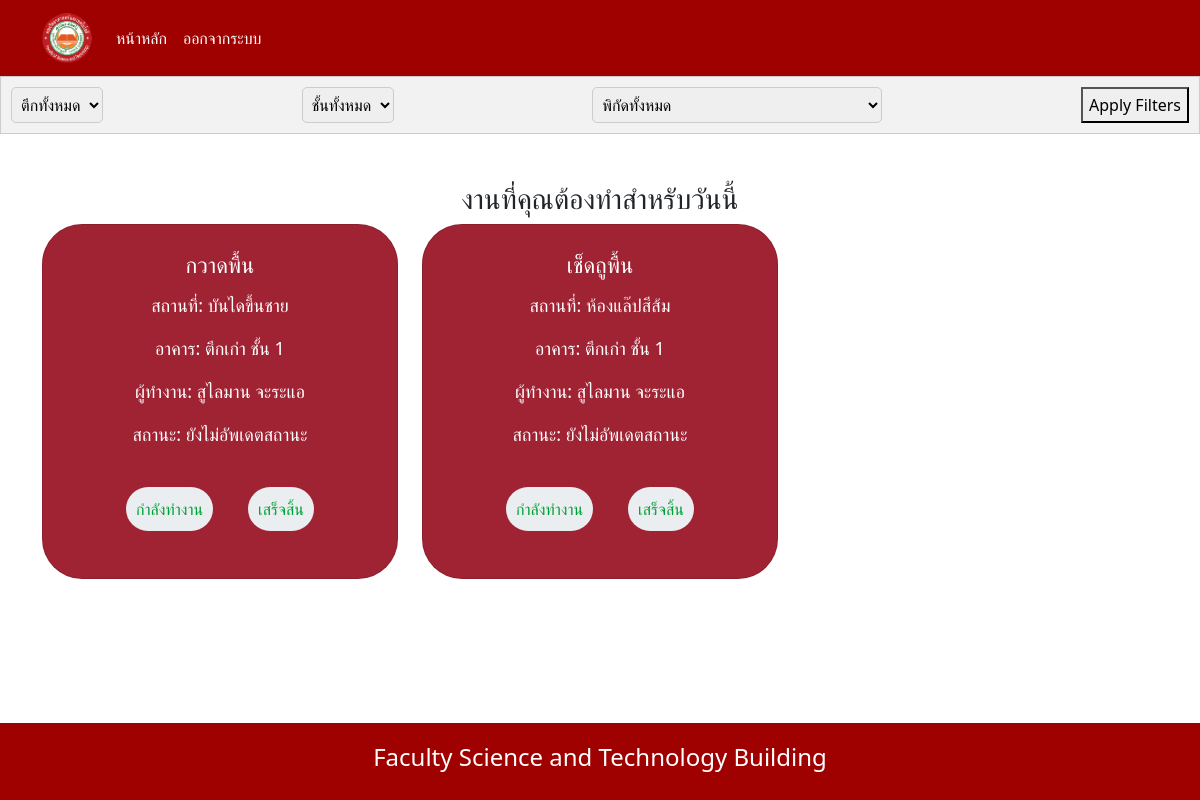
Page /cleaner_works/ (signed in) on the committed database.
### cleanerapp/models.py (models this page shows, shortened)
class Work(models.Model):
    work_name = models.CharField(max_length=100)
    cleaner = models.ForeignKey(Cleaner, on_delete=models.CASCADE)
    room = models.ForeignKey(Room, on_delete=models.CASCADE)
    WEEKDAYS = [
        ('Sunday', 'Sunday'),
        ('Monday', 'Monday'),
        ('Tuesday', 'Tuesday'),
        ('Wednesday', 'Wednesday'),
        ('Thursday', 'Thursday'),
        ('Friday', 'Friday'),
        ('Saturday', 'Saturday'),
    ]
    day = models.CharField(max_length=9, choices=WEEKDAYS)  # Set max_length to accommodate the longest weekday name
    class Meta:
        unique_together = ('work_name', 'cleaner', 'room', 'day')

class Room(models.Model):
    room_name = models.CharField(max_length=100)
    building = models.ForeignKey(Building, on_delete=models.CASCADE)
    floor_num = models.PositiveIntegerField()
    class Meta:
        unique_together = ('room_name', 'building', 'floor_num')

class Building(models.Model):
    name = models.CharField(max_length=100, unique=True)
    total_floors = models.PositiveIntegerField()

class Cleaner(models.Model):
    SEX_CHOICES = [
        ('Male', 'Male'),
        ('Female', 'Female'),
    ]
    profile_image = models.ImageField(upload_to='profile_images/', blank=True, null=True)
    user = models.OneToOneField(User, on_delete=models.CASCADE)
    sex = models.CharField(max_length=10, choices=SEX_CHOICES)

### cleanerapp/views.py (the view, shortened to what this page needs)
# urls.py: path('cleaner_works/', views.cleaner_works, name='cleaner_works'),
@login_required
@cleaner_required
def cleaner_works(request):
    username = request.user.username
    user = get_object_or_404(User, username=username)
    cleaner = get_object_or_404(Cleaner, user=user)
    current_day_of_week = datetime.now().strftime('%A')
    works_data = Work.objects.filter(day=current_day_of_week, cleaner=cleaner)
    building_choices = Building.objects.all()
    floor_choices = Room.objects.values_list('floor_num', flat=True).distinct().order_by('floor_num')
    room_choices = Room.objects.values_list('room_name', flat=True).distinct().order_by('room_name')
    building_query = request.GET.get('building')
    room_query = request.GET.get('room')
    floor_query = request.GET.get('floor')
    if building_query:
        works_data = works_data.filter(room__building__name=building_query)
    if room_query:
        works_data = works_data.filter(room__room_name=room_query)
    if floor_query:
        works_data = works_data.filter(room__floor_num=floor_query)
    context = {
        'works_data': works_data,
        'building_choices': building_choices,
        'floor_choices': floor_choices,
        'room_choices': room_choices
    }
    return render(request, 'cleaner.html', context)

### templates/cleaner.html (shortened to what this page needs)
{% include 'navbar.html' %}
<!DOCTYPE html>
<html lang="en">
<head>
    {% load static %}
    <link rel="stylesheet" href="{% static 'css/cleaner.css' %}">
    <link href="https://cdn.jsdelivr.net/npm/bootstrap@5.0.0-alpha2/dist/css/bootstrap.min.css" rel="stylesheet">
</head>
<body>
<div class="filter-bar">
    <div class="filter-dropdown">
        <select id="buildingFilter">
            <option value="">ตึกทั้งหมด</option>
        </select>
    </div>
    <div class="filter-dropdown">
        <select id="floorFilter">
            <option value="">ชั้นทั้งหมด</option>
        </select>
    </div>
    <div class="filter-dropdown">
        <select id="roomFilter">
            <option value="">พิกัดทั้งหมด</option>
        </select>
    </div>
    <button type="button" onclick="applyFilters()">Apply Filters</button>
</div>
<div class="container mt-5 content">
    <h3 class="text-center">งานที่คุณต้องทำสำหรับวันนี้</h3>
    <div class="row">
        {% for workitem in works_data %}
        {% with workitem.worksdata_set.first as work_data %}
        {% if work_data.status != 'เสร็จสิ้น' and work_data.status != 'ประเมินเรียบร้อย' %}
            <div class="col-md-4 mb5">
                <div class="card mb-3 text-center">
                    <div class="card-body">
                        <h5 class="card-title{{ workitem.id }} text-center">{{ workitem.work_name }}</h5>
                        <p class="card-text{{ workitem.id }}"">สถานที่: <span >{{ workitem.room.room_name }}</span></p>
                        <p class="card-text{{ workitem.id }}">อาคาร: <span >{{ workitem.room.building.name }} ชั้น {{ workitem.room.floor_num }}</span></p>
                        <p class="card-text{{ workitem.id }}" >ผู้ทำงาน: <span id="taskUser{{ workitem.id }}">{{ workitem.cleaner.user.get_full_name }}</span></p>
                        <p class="card-text{{ workitem.id }}">สถานะ: <span id="taskStatus{{ workitem.id }}">
                                {% if work_data %}
                                    {{ work_data.status }}
                                {% else %}
                                ยังไม่อัพเดตสถานะ
                                {% endif %}
                        </span></p>
                        <div class="d-flex justify-content-center m-3 mt-4">
                                <button class="btn" id="Process{{ workitem.id }}" onclick="changeTaskStatus({{ workitem.id }}, 'กำลังทำงาน')">กำลังทำงาน</button>
                                <button class="btn" style="margin-left: 20px;" id="Done{{ workitem.id }}" onclick="changeTaskStatus({{ workitem.id }}, 'เสร็จสิ้น')">เสร็จสิ้น</button>
                            </div>
                    </div>
                </div>
            </div>
            {% endif %}
            {% endwith %}
        {% endfor %}
    </div>
</div>
</body>
</html>

### static/css/cleaner.css (style rules this page uses)
body { flex-direction: column; display: flex; }
.content { flex: 1; padding-bottom: 100px; }
.card.mb-3 { background: #a02334; border-radius: 40px; }
.card.mb-3 h5 { color: white; margin-top: 10px; margin-bottom: 15px; font-size: 22px; }
.card.mb-3 p { color: white; font-size: 18px; }
button.btn { font-size: 16px; font-weight: 500; padding: 10px; margin: 15px; width: auto; background: #ebeef1; cursor: pointer; border: none; border-radius: 50px; color: #00a037; box-shadow: 20px 10px 10px 1px rgba(10, 90, 169, 0.16), -10px -10px -10px -1px rgba(255, 255, 255, 0.70); }
.filter-bar { display: flex; justify-content: space-between; background-color: #f2f2f2; padding: 10px; border: 1px solid #ccc; overflow-x: auto; }
.filter-dropdown { margin-right: 10px; }
select { padding: 5px; border: 1px solid #ccc; border-radius: 5px; }

### rows in the picture
Work: work_name "กวาดพื้น", room.room_name "บันไดขึ้นชาย", room.building.name "ตึกเก่า", room.floor_num "1", cleaner.user.get_full_name "สูไลมาน จะระแอ"
Work: work_name "เช็ดถูพื้น", room.room_name "ห้องแล๊ปสีส้ม", room.building.name "ตึกเก่า", room.floor_num "1", cleaner.user.get_full_name "สูไลมาน จะระแอ"
